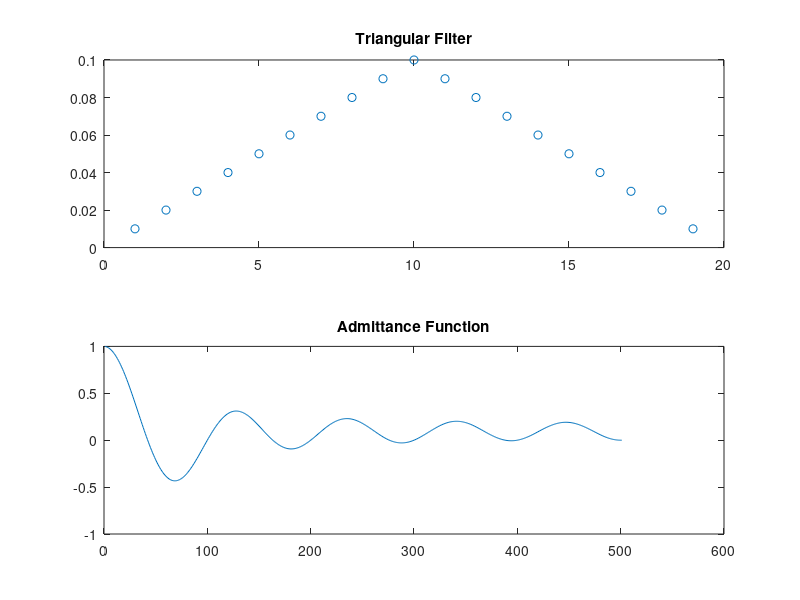
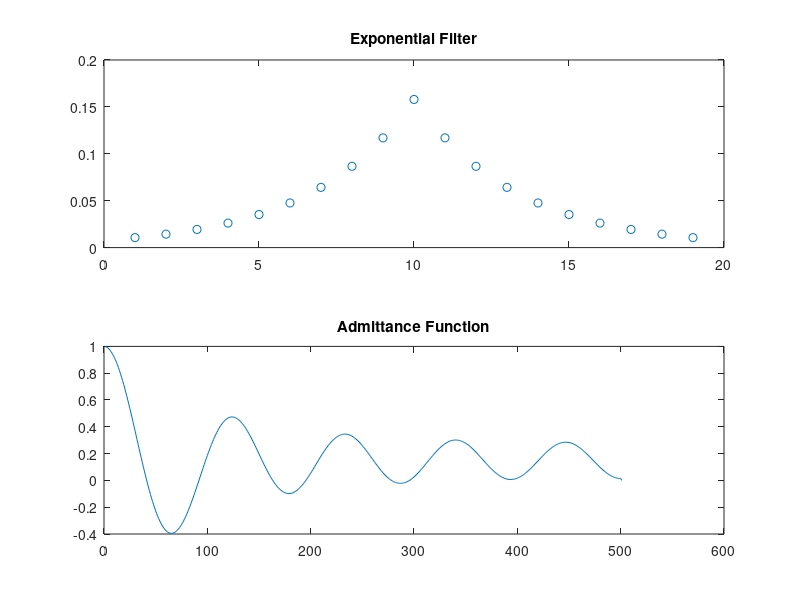
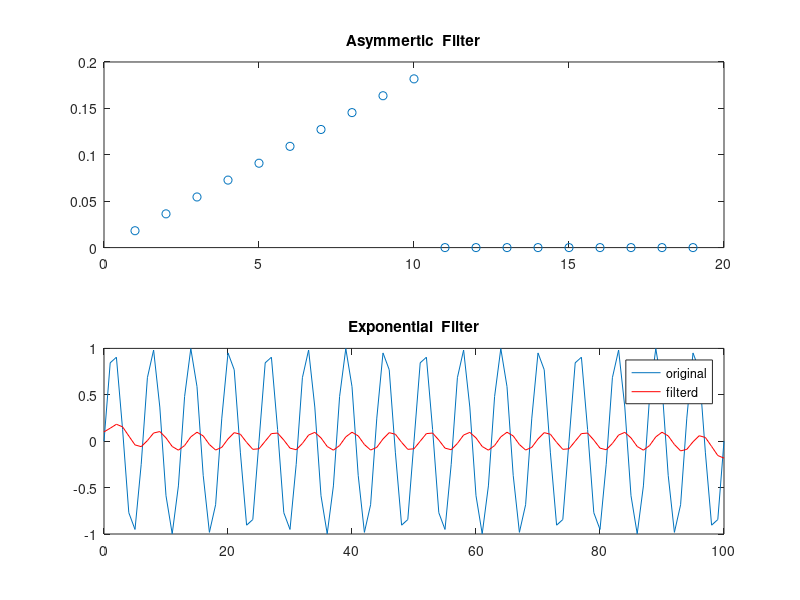

Source code (MATLAB) for these figures, in order:
%% hw12 filtering
close all 
clear all

M=9;
filt = [1:1:10 9:-1:1];
filt= filt/sum(filt)
N=1000;
n=[0:N/2];

dt=1;
sum1=sum(filt/sum(filt));


for j=[1:length(n)]
    omega(j)=(2*pi*j)/(N*dt);
end
r=[0];
WW=zeros(size(omega));

for iomega=1:N/2
    for d=[1:(length(filt)-1)/2]
        WW(iomega)=WW(iomega) + 2*filt(d)*cos(omega(iomega)*d*dt);
    end 
    WW(iomega)=WW(iomega) + filt(10);
end


% for l=[1:19]
%     W(l)=admittance(filt(l),Om(l),k(l),dt);
%     weights(l)=sum(W(l)*exp(i*Om(l)*k(l)*dt));
% end 
figure()
subplot(211)
plot(filt,'o')
title('Triangular Filter')
subplot(212)
plot(WW)
title('Admittance Function')
%%

t=[1:1:9];
filt2 = exp(-(0.3*t)); 
filt2 = [filt2(end:-1:1) 1 filt2];
filt2 = filt2/sum(filt2);


for j=[1:length(n)]
    omega2(j)=(2*pi*j)/(N*dt);
end
WW2=zeros(size(omega2));
for iomega=1:N/2
    for d=[1:(length(filt2)-1)/2]
        WW2(iomega)=WW2(iomega) + 2*filt2(d)*cos(omega(iomega)*d*dt);
    end 
    WW2(iomega)=WW2(iomega) + filt2(10);
end

figure()
subplot(211)
plot(filt2,'o')
title('Exponential Filter')
subplot(212)
plot(WW2)
title('Admittance Function')
%%
filt3 = [1:1:10 zeros(1,9)];
filt3 = filt3/sum(filt3);

sum3=sum(filt3/sum(filt3));

for j=[1:length(n)]
    omega3(j)=(2*pi*j)/(N*dt);
end

WW3=zeros(size(omega2));
for iomega=1:N/2
    for d=[1:length(filt2)]
        WW3(iomega)=filt2(d)*exp(-i*omega3(iomega)*d*dt);
    end
end

figure()
subplot(211)
plot(filt3,'o')
title('Asymmertic  Filter')
subplot(212)
plot(abs(WW3))
title('Admittance Function')
% 
%% 
T=[200,100,50,25,12.5,6.25];


t1=[0:1:100];
for i =1:length(T)
    
    y1=sin(2*pi*t1/T(i));


    x1=conv(y1,filt2);
    x1=x1(M:(length(x1)-1)-M);
    hold off
    
    
    plot(t1,y1)
    hold on 
    plot(t1,x1,'r')
    
    title('Exponential  Filter')
  
    legend('original','filterd' )

    pause()
    
end 




